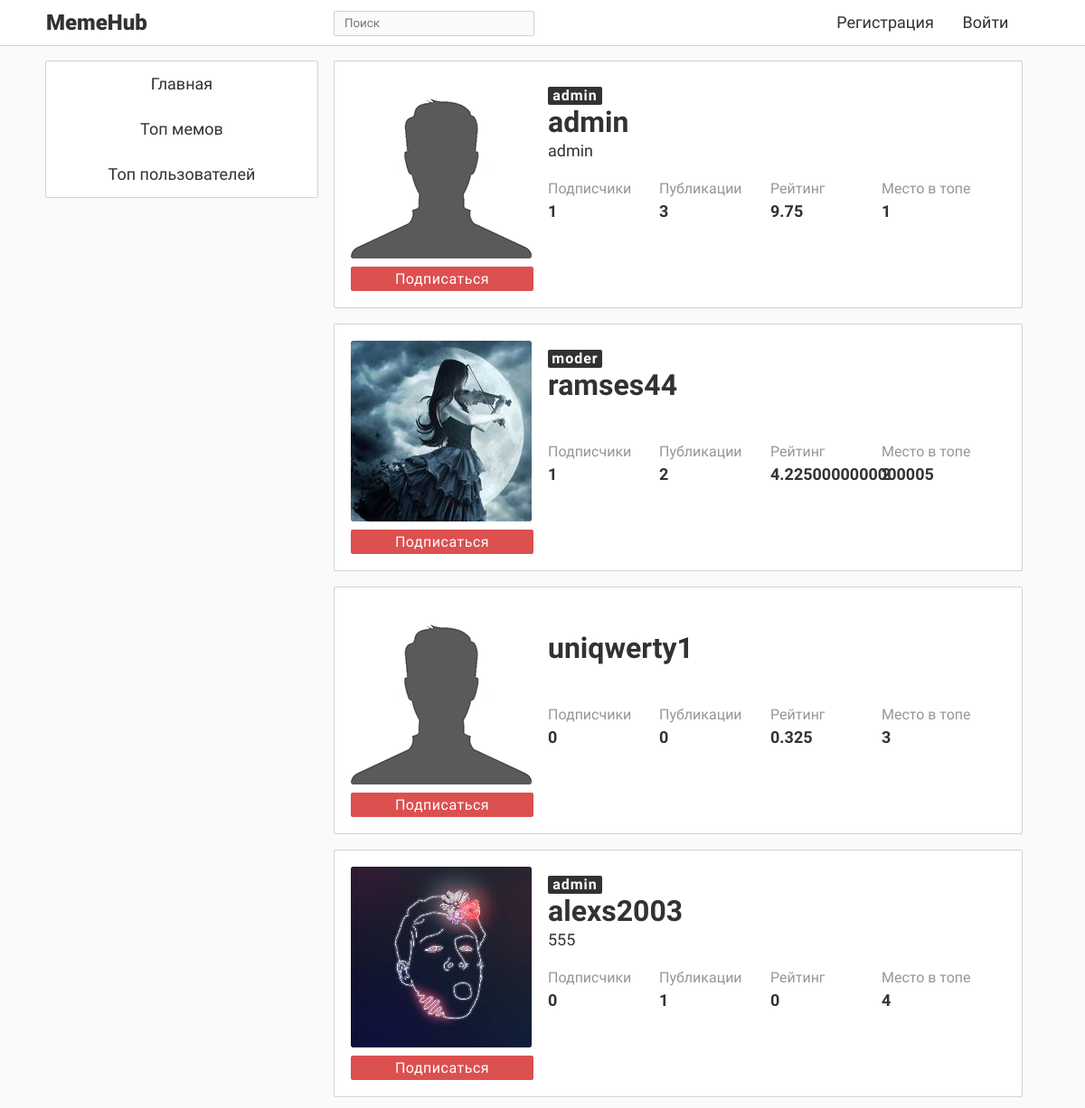
/top_users, run on an earlier commit of the app's database.
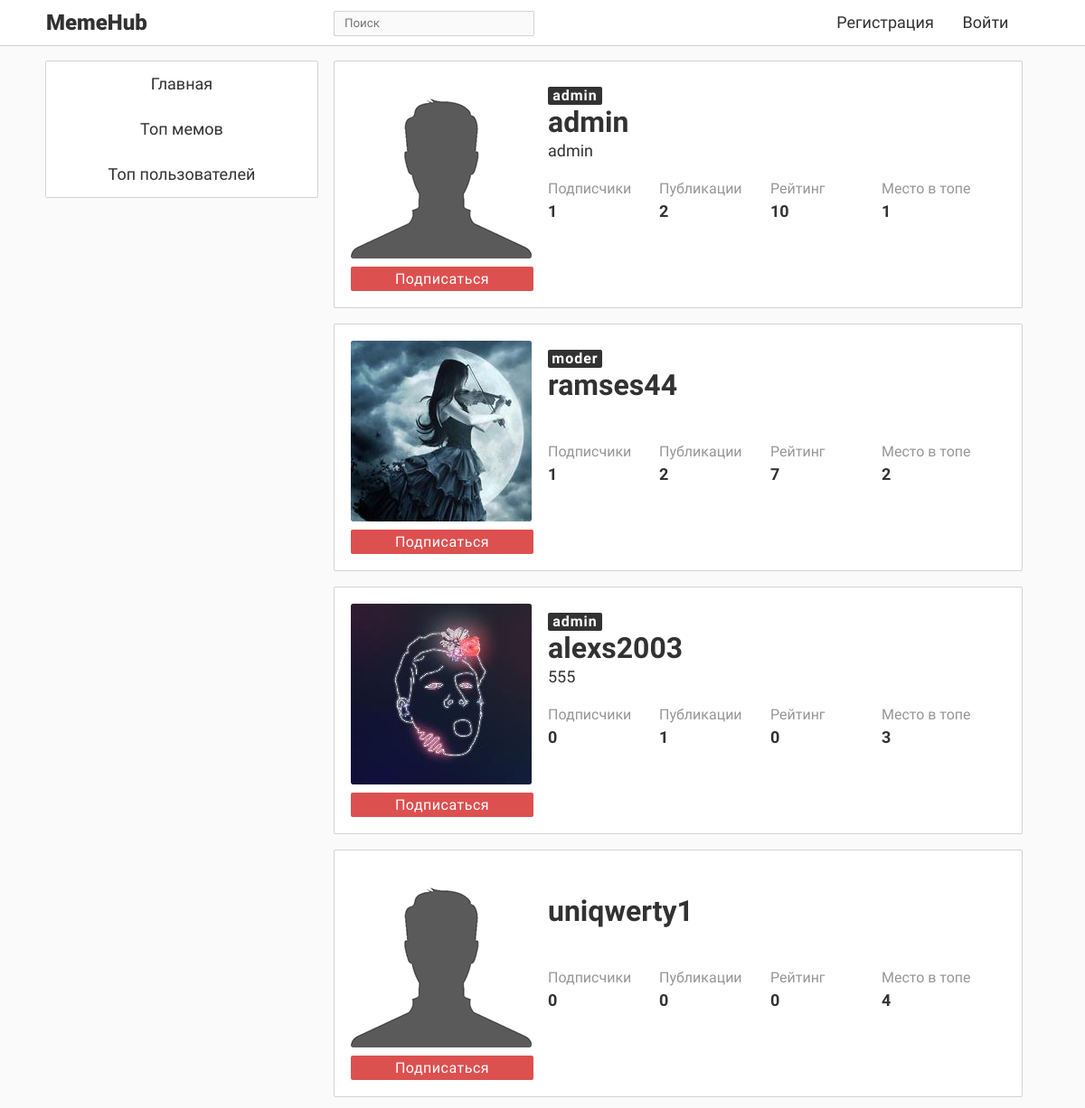
And on a later commit of the database.
### data/users.py (models this page shows, shortened)
class User(SqlAlchemyBase, UserMixin, SerializerMixin):
    __tablename__ = 'users'
    id = sqlalchemy.Column(sqlalchemy.Integer,
                           primary_key=True, autoincrement=True)
    email = sqlalchemy.Column(sqlalchemy.String, unique=True, index=True, nullable=False)
    role = sqlalchemy.Column(sqlalchemy.Integer, default=0)
    hashed_password = sqlalchemy.Column(sqlalchemy.String, nullable=False)
    alias = sqlalchemy.Column(sqlalchemy.String, nullable=False)  # То, как пользователь подписан у других
    about = sqlalchemy.Column(sqlalchemy.String, nullable=True)
    bdate = sqlalchemy.Column(sqlalchemy.DateTime, nullable=True)
    memes = orm.relation("Meme", back_populates='author_')
    avatar = sqlalchemy.Column(sqlalchemy.String, default='default.png')
    liked = orm.relation("Meme", secondary='likes', backref='user', lazy='dynamic')
    repostes = orm.relation("Repost", back_populates='user_')
    subscribed = orm.relationship("User", secondary='subscribes',
                                  primaryjoin=(followers.c.subscriber == id),
                                  secondaryjoin=(followers.c.author == id),
                                  backref='subscriber', lazy='dynamic')
    subscribers = orm.relation("User", secondary='subscribes',
                               primaryjoin=(followers.c.author == id),
                               secondaryjoin=(followers.c.subscriber == id),
                               backref='author', lazy='dynamic')
    rating = sqlalchemy.Column(sqlalchemy.Integer, default=0)
    is_blocked = sqlalchemy.Column(sqlalchemy.Boolean, default=False)

### main.py (the view)
@app.route('/top_users')
def top_users():
    ses = db_session.create_session()
    users = ses.query(User).filter(User.id != 0).order_by(User.rating).all()[::-1][:USER_TOP]
    data = gen_data(do_get_content=False)
    data['content'] = [get_user_page_data(u.id) for u in users]
    data['type'] = 'users'
    return render_template('top_users.html', data=data, title='Топ пользователей')

### auxiliary/user_selector.py (called while the page is built)
def gen_user_info(uid, self_uid=0):
    ses = create_session()
    user = ses.query(User).get(uid)
    me = ses.query(User).get(self_uid)
    users = ses.query(User).filter(User.id != 0).all()
    users = sorted(users, key=lambda x: x.rating, reverse=True)[:USER_TOP]
    return {
        'is_page': True,
        'user_img': user.avatar,
        'type': 'other',
        'role': ROLES[user.role],
        'status': user.about,
        'subs': len(list(user.subscribers)),
        'posts': len(list(user.memes)) + len(list(user.repostes)),
        'rating': user.rating,
        'top': users.index(user) + 1,
        'username': user.alias,
        'user_id': uid,
        'error_message': '',
        'is_sub': me in user.subscribers,
        'is_block': user.is_blocked
    }

### data/db_session.py (called while the page is built)
def create_session() -> Session:
    global __factory
    return __factory()

### main.py (called while the page is built)
def gen_data(do_get_content=True):
    info = dict(is_auth=False)
    if current_user.is_authenticated:
        info = generate_user_info(current_user.get_id())
    if do_get_content:
        if current_user.is_authenticated:
            res = get_content(uid=current_user.get_id()).json
        else:
            res = get_content().json
    else:
        res = {}
    res['user_page'] = dict(is_page=False)
    res['info'] = info  # Совмещаем данные в один словарь
    res['k'] = res.get('k', 1)
    return res  # Возвращаем его

### templates/top_users.html (shortened to what this page needs)
{% extends "base.html" %}
{% block content %}
    {% for user in data['content'] %}
        <div class="meme_block">
        <div class="head_block">
            <div class="img_sub_block">
                <div class="img_block">
                    <img src="{{ user['user_img'] }}" class="up_img_other">
                </div>
                <div class="sub_block">
                    {% if user['type'] != 'me' %}
                        {% if user['is_sub'] %}
                            <div class="sub_button sub_button_true" id="sub-button{{ user['user_id'] }}" onclick="sub_click({{ user['user_id'] }})">Вы подписаны</div>
                        {% else %}
                            <div class="sub_button sub_button_false" id="sub-button{{ user['user_id'] }}" onclick="sub_click({{ user['user_id'] }})">Подписаться</div>
                        {% endif %}
                    {% endif %}
                </div>
            </div>
            <div class="username_block">
                <div class="up_role">
                    {% if user['role'] != 'user' %}
                        <div class="admin_role">{{ user['role'] }}</div>
                    {% endif %}
                </div>
                    <div class="up_text_block_other up_username_div_other">
                        <div class="up_text_block_input_other up_username_other" ><a href="/author/{{ user['user_id'] }}">{{ user['username'] }}</a></div>
                    </div>
                    <div class="up_text_block_other up_status_div_other">
                        <div class="up_text_block_input_other up_status_other up_text_block_input2_other">{{ user['status'] }}</div>
                    </div>
                <div class="info_block">
                    <div class="up_data_block">
                        <div class="up_data_block_part1">Подписчики</div>
                        <div class="up_data_block_part2" id="subs-number{{ user['user_id'] }}">{{ user['subs'] }}</div>
                    </div>
                    <div class="up_data_block">
                        <div class="up_data_block_part1">Публикации</div>
                        <div class="up_data_block_part2">{{ user['posts'] }}</div>
                    </div>
                    <div class="up_data_block">
                        <div class="up_data_block_part1">Рейтинг</div>
                        <div class="up_data_block_part2">{{ user['rating'] }}</div>
                    </div>
                    <div class="up_data_block">
                        <div class="up_data_block_part1">Место в топе</div>
                        <div class="up_data_block_part2">{{ user['top'] }}</div>
                    </div>
                </div>
            </div>
        </div>
        </div>
    {% endfor %}
{% endblock %}

### templates/base.html (shortened to what this page needs)
<!doctype html>
<html lang="ru">
    <head>
        <link rel="stylesheet" type="text/css" href="../../static/css/main_css.css">
        <link rel="stylesheet" type="text/css" href="../../static/css/base_css.css">
        <link rel="stylesheet" type="text/css" href="../../static/css/reg_log_css.css">
        <link rel="stylesheet" type="text/css" href="../../static/css/user_page_css.css">
        <link rel="stylesheet" type="text/css" href="../../static/css/publish_css.css">
        <link rel="stylesheet" type="text/css" href="../../static/css/subscribes_css.css">
    </head>
    <body class="bg_style"
    >
        <div class="navigation">
            <div class="nav_block">
                <div class="logo">MemeHub</div>
                <div class="search_block">
                    <div class="search_div">
                        <input class="search" placeholder="Поиск" onkeypress="return SearchEnter(event)" id="search">
                    </div>
                </div>
                {% if data['info']['is_auth'] %}
                    <a class="nav_buttons nav_button1" href="/logout">Выйти</a>
                {% else %}
                    <a class="nav_buttons nav_button1" href="/login">Войти</a>
                    <a class="nav_buttons nav_button2" href="/register">Регистрация</a>
                {% endif %}
            </div>
        </div>
        <div class="content_block">
            <div class="left_block">
                <div class="menu_block menu_block1">
                    <div class="menu_section" onClick="window.location='/'">Главная</div>
                    <div class="menu_section" onClick="window.location='/top_memes'">Топ мемов</div>
                    <div class="menu_section" onClick="window.location='/top_users'">Топ пользователей</div>
                </div>
            </div>
            <div class="center_block">
                {% block content %}{% endblock %}
            </div>
        </div>
    </body>
</html>

### static/css/main_css.css (style rules this page uses)
.meme_block { background-color: rgb(255,255,255); border: 0px solid #646464; border-radius: 2px; padding: 0px; width: 95%; margin: 0 auto; border: 1px solid rgb(210,210,210); padding-bottom: 0px; margin-bottom: 17px; min-width: 400px; max-width: 800px; }
.bg_style { background-color: rgb(250,250,250); }
a { text-decoration: none; color: rgb(50,50,50); }

### static/css/base_css.css (style rules this page uses)
.navigation { list-style-type: none; margin-top: 0; padding: 0; overflow: hidden; background-color: rgb(255,255,255); border-bottom: 1px solid rgb(210,210,210); width: 100%; position: fixed; top: 0; left: 0; max-height: 50px; height: 50px; z-index: 999999; }
.search { outline: none; border: none; color: rgb(50,50,50); width: 90%; height: 80%; display: block; margin-left: auto; margin-right: auto; margin-top: 1px; font-family: RegularFont; background-color: rgb(250,250,250); }
.search_div { border: 1px solid rgb(210,210,210); width: 100%; height: 26px; margin-top: 12px; margin-bottom: 12px; margin-left: auto; margin-right: auto; float: center; border-radius: 2px; background-color: rgb(250,250,250); }
.left_block { width: 300px; height: 400px; position: fixed; float: left; z-index: 9999; }
.menu_block { width: 300px; border-radius: 2px; border: 1px solid rgb(210,210,210); background-color: rgb(255,255,255); }
.menu_block1 { margin-bottom: 18px; }
.menu_section { width: 100%; height: 50px; font-family: RegularFont; line-height: 50px; text-align: center; color: rgb(50,50,50); font-size: large; -moz-user-select: none; -khtml-user-select: none; -webkit-user-select: none; user-select: none; }
.center_block { margin-left: 300px; width: 800px; min-width: 400px; max-width: 800px; }
.content_block { width: 1100px; height: 1000px; margin-top: 67px; margin-left: auto; margin-right: auto; max-width: 99%; }
.logo { float: left; font-family: BlackFont; text-align: left; color: rgb(50,50,50); font-size: x-large; height: 50px; line-height: 50px; display: block; width: 15%; padding-left: 1px; background-color: rgb(0,0,255) display: inline-block; -moz-user-select: none; -khtml-user-select: none; -webkit-user-select: none; user-select: none; }
.nav_block { width: 1100px; margin-left: auto; margin-right: auto; height: 100%; background-color: rgb(0,255,0) white-space: nowrap; }
.search_block { float: left; height: 100%; width: 20%; display: inline-block; margin-left: 153px; }
.nav_buttons { float: right; font-family: RegularFont; text-align: center; color: rgb(50,50,50); font-size: large; height: 50px; line-height: 50px; display: block; padding-left: 1px; display: inline-block; -moz-user-select: none; -khtml-user-select: none; -webkit-user-select: none; user-select: none; }
.nav_button1 { width: 80px; margin-right: 20px; }
.nav_button2 { width: 140px; }

### templates/top_users.html (style rules this page uses)
.head_block { height: 236px; }

What changed in the data, as far as the page shows it:
changed User "admin": posts "3" → "2"; rating "9.75" → "10"
changed User "ramses44": rating "4.2250000000000005" → "7"
shown differently, row unchanged: User "alexs2003": top "4" → "3"; moves up the list
changed User "uniqwerty1": rating "0.325" → "0"; top "3" → "4"
